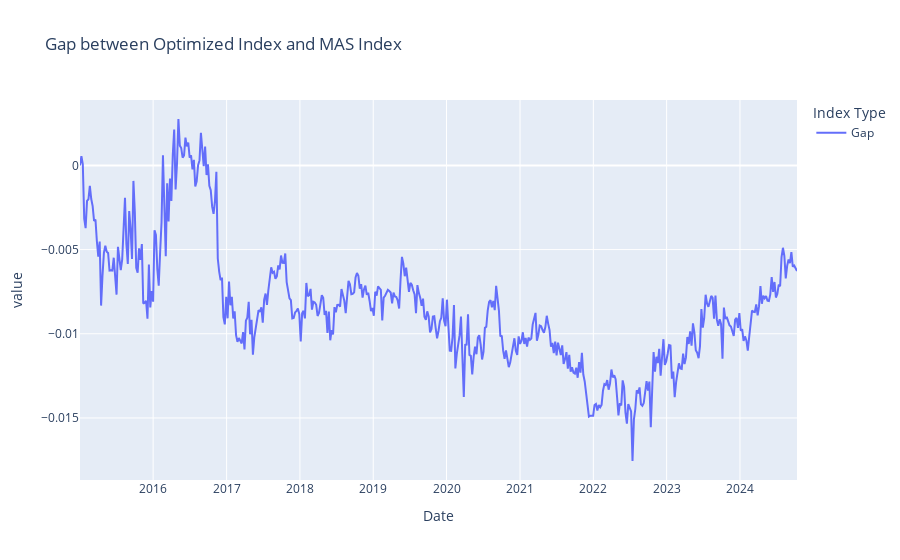

Notebook cell for this chart:
### Code cell
# Plot Gap between Optimized_Index and MAS_Index using Plotly

fig = px.line(
    SGDNEER_optimized, 
    x=SGDNEER_optimized.index, 
    y=["Gap"],
    labels={"Gap": "Index Value", "variable": "Index Type"},
    title="Gap between Optimized Index and MAS Index"
)

# Show the plot
fig.show()

### Figure 1 — Plotly figure (JSON) as saved in the notebook; plotly's stock layout.template omitted (floating-point values rounded to 4 significant figures; data arrays with more than 128 entries replaced by an {"elided": "..."} marker saying what was removed)
{"data": [{"hovertemplate": "Index Type=Gap<br>Date=%{x}<br>value=%{y}<extra></extra>", "legendgroup": "Gap", "line": {"color": "#636efa", "dash": "solid"}, "marker": {"symbol": "circle"}, "mode": "lines", "name": "Gap", "orientation": "v", "showlegend": true, "type": "scatter", "x": {"elided": "511 str values"}, "xaxis": "x", "y": {"elided": "511 float values"}, "yaxis": "y"}], "layout": {"legend": {"title": {"text": "Index Type"}, "tracegroupgap": 0}, "title": {"text": "Gap between Optimized Index and MAS Index"}, "xaxis": {"anchor": "y", "domain": [0, 1], "title": {"text": "Date"}}, "yaxis": {"anchor": "x", "domain": [0, 1], "title": {"text": "value"}}}}
